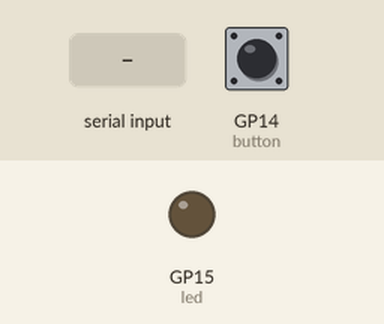
Recording of a program running on a simulated Raspberry Pi Pico running MicroPython. Shown: output pins drawn as LEDs (lit = HIGH). The inputs (shaded band) are chosen by the test bench; at power-on: GP14 (button) HIGH. What the program prints to the serial console is not drawn.

Above: at 1.2 s.
1.3 s: "LED_ON" typed at the serial console, then Enter
At 2.2 s:
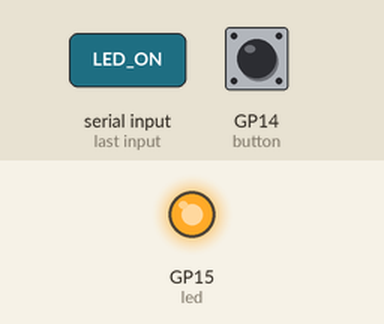
4.4 s: "LED_OFF" typed at the serial console, then Enter
At 5.1 s:
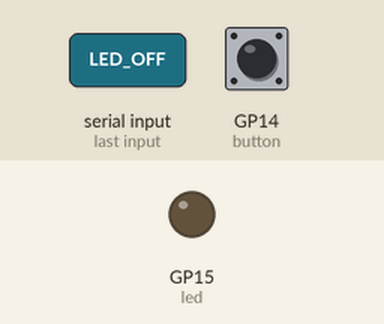
Timing chart, 0 to 7.4 s (numbered marks = the images above; inputs shaded):
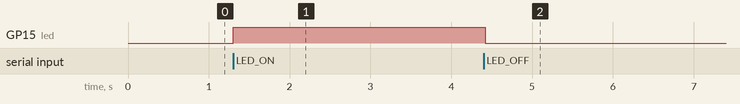

The program:

main.py
```python
import machine
import time
import sys
import select

BUTTON_PIN = 14
LED_PIN = 15

button = machine.Pin(BUTTON_PIN, machine.Pin.IN, machine.Pin.PULL_UP)
led = machine.Pin(LED_PIN, machine.Pin.OUT)

last = button.value()

#使用select避免阻塞
poll = select.poll()
poll.register(sys.stdin, select.POLLIN)

def read_serial_nonblocking():
    ready = poll.poll(0)
    if ready:
        try:
            line = sys.stdin.readline()
            if line:
                s = line.strip()
                return s
        except Exception as e:
            #上报串口读取错误
            try:
                print("SERIAL_READ_ERR", e)
            except:
                pass
    return None

print("[PICO] READY")

while True:
    cmd = read_serial_nonblocking()
    if cmd:
        print('receive:',cmd)
        try:
            if isinstance(cmd, bytes):
                print('cmd为bytes')
                text = cmd.decode('utf-8', 'ignore')
            else:
                print('cmd为str')
                text = str(cmd)
        except:
            text = str(cmd)

        if text == "LED_ON":
            led.value(1)
        elif text == "LED_OFF":
            led.value(0)
        elif text == "ALL_OFF":
            led.value(0)
        #串口回传
        print("[ACK]", text)

    #按键下降沿检测
    cur = button.value()
    if last == 1 and cur == 0:
        print("BTN")
        #消抖
        time.sleep(0.18)
    last = cur

    time.sleep(0.02)
```

Measured:
- after the input at 1.3 s, GP15 (led): LOW → HIGH at once
- after the input at 4.4 s, GP15 (led): HIGH → LOW at once
